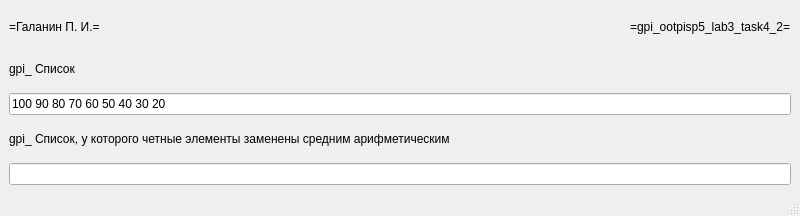
<?xml version="1.0" encoding="UTF-8"?>
<ui version="4.0">
 <class>gpi_MainWindow</class>
 <widget class="QMainWindow" name="gpi_MainWindow">
  <property name="geometry">
   <rect>
    <x>0</x>
    <y>0</y>
    <width>800</width>
    <height>216</height>
   </rect>
  </property>
  <property name="windowTitle">
   <string>gpi_MainWindow</string>
  </property>
  <widget class="QWidget" name="centralwidget">
   <layout class="QGridLayout" name="gridLayout">
    <item row="1" column="0" colspan="4">
     <widget class="QLabel" name="gpi_label_in">
      <property name="text">
       <string>gpi_ Список</string>
      </property>
     </widget>
    </item>
    <item row="0" column="2">
     <spacer name="gpi_horizontalSpacer">
      <property name="orientation">
       <enum>Qt::Horizontal</enum>
      </property>
      <property name="sizeHint" stdset="0">
       <size>
        <width>444</width>
        <height>20</height>
       </size>
      </property>
     </spacer>
    </item>
    <item row="0" column="3">
     <widget class="QLabel" name="gpi_label_title">
      <property name="text">
       <string>=gpi_ootpisp5_lab3_task4_2=</string>
      </property>
     </widget>
    </item>
    <item row="2" column="0" colspan="4">
     <widget class="QLineEdit" name="gpi_lineEdit_in">
      <property name="text">
       <string>100 90 80 70 60 50 40 30 20</string>
      </property>
     </widget>
    </item>
    <item row="0" column="0">
     <widget class="QLabel" name="gpi_label_author">
      <property name="text">
       <string>=Галанин П. И.=</string>
      </property>
     </widget>
    </item>
    <item row="3" column="0" colspan="4">
     <widget class="QLabel" name="gpi_label_out">
      <property name="text">
       <string>gpi_ Список, у которого четные элементы заменены средним арифметическим</string>
      </property>
     </widget>
    </item>
    <item row="4" column="0" colspan="4">
     <widget class="QLineEdit" name="gpi_lineEdit_out"/>
    </item>
   </layout>
  </widget>
  <widget class="QMenuBar" name="menubar">
   <property name="geometry">
    <rect>
     <x>0</x>
     <y>0</y>
     <width>800</width>
     <height>25</height>
    </rect>
   </property>
  </widget>
  <widget class="QStatusBar" name="statusbar"/>
 </widget>
 <resources/>
 <connections/>
</ui>
